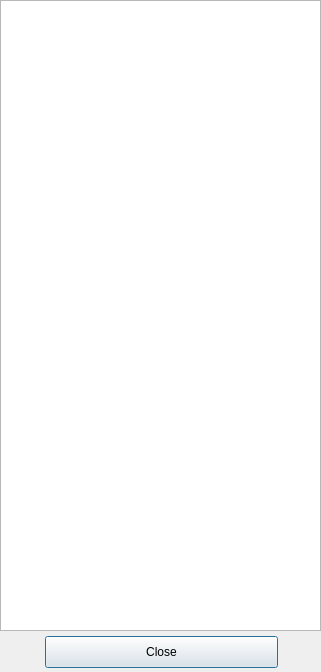
<?xml version="1.0" encoding="UTF-8"?>
<ui version="4.0">
 <class>DialogHistory</class>
 <widget class="QDialog" name="DialogHistory">
  <property name="geometry">
   <rect>
    <x>0</x>
    <y>0</y>
    <width>321</width>
    <height>672</height>
   </rect>
  </property>
  <property name="windowTitle">
   <string>Dialog</string>
  </property>
  <widget class="QListWidget" name="listWidget">
   <property name="geometry">
    <rect>
     <x>0</x>
     <y>0</y>
     <width>321</width>
     <height>631</height>
    </rect>
   </property>
  </widget>
  <widget class="QPushButton" name="pbClose_2">
   <property name="geometry">
    <rect>
     <x>45</x>
     <y>636</y>
     <width>233</width>
     <height>32</height>
    </rect>
   </property>
   <property name="text">
    <string>Close</string>
   </property>
  </widget>
 </widget>
 <resources/>
 <connections/>
</ui>
